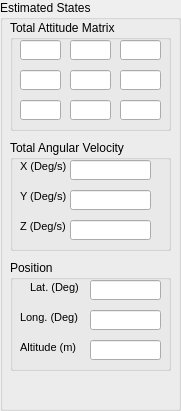
  <widget class="QGroupBox" name="groupBox_estimates">
   <property name="geometry">
    <rect>
     <x>820</x>
     <y>50</y>
     <width>181</width>
     <height>411</height>
    </rect>
   </property>
   <property name="title">
    <string>Estimated States</string>
   </property>
   <widget class="QGroupBox" name="groupBox_TotalAttitudeMatrix">
    <property name="geometry">
     <rect>
      <x>10</x>
      <y>20</y>
      <width>161</width>
      <height>111</height>
     </rect>
    </property>
    <property name="title">
     <string>Total Attitude Matrix</string>
    </property>
    <widget class="QLineEdit" name="ADCS_TotAttMat_11">
     <property name="geometry">
      <rect>
       <x>10</x>
       <y>20</y>
       <width>41</width>
       <height>20</height>
      </rect>
     </property>
    </widget>
    <widget class="QLineEdit" name="ADCS_TotAttMat_12">
     <property name="geometry">
      <rect>
       <x>60</x>
       <y>20</y>
       <width>41</width>
       <height>20</height>
      </rect>
     </property>
    </widget>
    <widget class="QLineEdit" name="ADCS_TotAttMat_13">
     <property name="geometry">
      <rect>
       <x>110</x>
       <y>20</y>
       <width>41</width>
       <height>20</height>
      </rect>
     </property>
    </widget>
    <widget class="QLineEdit" name="ADCS_TotAttMat_21">
     <property name="geometry">
      <rect>
       <x>10</x>
       <y>50</y>
       <width>41</width>
       <height>20</height>
      </rect>
     </property>
    </widget>
    <widget class="QLineEdit" name="ADCS_TotAttMat_22">
     <property name="geometry">
      <rect>
       <x>60</x>
       <y>50</y>
       <width>41</width>
       <height>20</height>
      </rect>
     </property>
    </widget>
    <widget class="QLineEdit" name="ADCS_TotAttMat_23">
     <property name="geometry">
      <rect>
       <x>110</x>
       <y>50</y>
       <width>41</width>
       <height>20</height>
      </rect>
     </property>
    </widget>
    <widget class="QLineEdit" name="ADCS_TotAttMat_31">
     <property name="geometry">
      <rect>
       <x>10</x>
       <y>80</y>
       <width>41</width>
       <height>20</height>
      </rect>
     </property>
    </widget>
    <widget class="QLineEdit" name="ADCS_TotAttMat_32">
     <property name="geometry">
      <rect>
       <x>60</x>
       <y>80</y>
       <width>41</width>
       <height>20</height>
      </rect>
     </property>
    </widget>
    <widget class="QLineEdit" name="ADCS_TotAttMat_33">
     <property name="geometry">
      <rect>
       <x>110</x>
       <y>80</y>
       <width>41</width>
       <height>20</height>
      </rect>
     </property>
    </widget>
   </widget>
   <widget class="QGroupBox" name="groupBox_TotalAngularVelocity">
    <property name="geometry">
     <rect>
      <x>10</x>
      <y>140</y>
      <width>161</width>
      <height>111</height>
     </rect>
    </property>
    <property name="title">
     <string>Total Angular Velocity</string>
    </property>
    <widget class="QLabel" name="label_59">
     <property name="geometry">
      <rect>
       <x>10</x>
       <y>20</y>
       <width>46</width>
       <height>13</height>
      </rect>
     </property>
     <property name="text">
      <string>&lt;!DOCTYPE HTML PUBLIC &quot;-//W3C//DTD HTML 4.0//EN&quot; &quot;http://www.w3.org/TR/REC-html40/strict.dtd&quot;&gt;
&lt;html&gt;&lt;head&gt;&lt;meta name=&quot;qrichtext&quot; content=&quot;1&quot; /&gt;&lt;style type=&quot;text/css&quot;&gt;
p, li { white-space: pre-wrap; }
&lt;/style&gt;&lt;/head&gt;&lt;body style=&quot; font-family:'MS Shell Dlg 2'; font-size:8.25pt; font-weight:400; font-style:normal;&quot;&gt;
&lt;p style=&quot; margin-top:0px; margin-bottom:0px; margin-left:0px; margin-right:0px; -qt-block-indent:0; text-indent:0px;&quot;&gt;&lt;span style=&quot; font-size:8pt;&quot;&gt;X (Deg/s)&lt;/span&gt;&lt;/p&gt;&lt;/body&gt;&lt;/html&gt;</string>
     </property>
    </widget>
    <widget class="QLabel" name="label_60">
     <property name="geometry">
      <rect>
       <x>10</x>
       <y>50</y>
       <width>46</width>
       <height>13</height>
      </rect>
     </property>
     <property name="text">
      <string>&lt;!DOCTYPE HTML PUBLIC &quot;-//W3C//DTD HTML 4.0//EN&quot; &quot;http://www.w3.org/TR/REC-html40/strict.dtd&quot;&gt;
&lt;html&gt;&lt;head&gt;&lt;meta name=&quot;qrichtext&quot; content=&quot;1&quot; /&gt;&lt;style type=&quot;text/css&quot;&gt;
p, li { white-space: pre-wrap; }
&lt;/style&gt;&lt;/head&gt;&lt;body style=&quot; font-family:'MS Shell Dlg 2'; font-size:8.25pt; font-weight:400; font-style:normal;&quot;&gt;
&lt;p style=&quot; margin-top:0px; margin-bottom:0px; margin-left:0px; margin-right:0px; -qt-block-indent:0; text-indent:0px;&quot;&gt;&lt;span style=&quot; font-size:8pt;&quot;&gt;Y (Deg/s)&lt;/span&gt;&lt;/p&gt;&lt;/body&gt;&lt;/html&gt;</string>
     </property>
    </widget>
    <widget class="QLabel" name="label_61">
     <property name="geometry">
      <rect>
       <x>10</x>
       <y>80</y>
       <width>46</width>
       <height>13</height>
      </rect>
     </property>
     <property name="text">
      <string>&lt;!DOCTYPE HTML PUBLIC &quot;-//W3C//DTD HTML 4.0//EN&quot; &quot;http://www.w3.org/TR/REC-html40/strict.dtd&quot;&gt;
&lt;html&gt;&lt;head&gt;&lt;meta name=&quot;qrichtext&quot; content=&quot;1&quot; /&gt;&lt;style type=&quot;text/css&quot;&gt;
p, li { white-space: pre-wrap; }
&lt;/style&gt;&lt;/head&gt;&lt;body style=&quot; font-family:'MS Shell Dlg 2'; font-size:8.25pt; font-weight:400; font-style:normal;&quot;&gt;
&lt;p style=&quot; margin-top:0px; margin-bottom:0px; margin-left:0px; margin-right:0px; -qt-block-indent:0; text-indent:0px;&quot;&gt;&lt;span style=&quot; font-size:8pt;&quot;&gt;Z (Deg/s)&lt;/span&gt;&lt;/p&gt;&lt;/body&gt;&lt;/html&gt;</string>
     </property>
    </widget>
    <widget class="QLineEdit" name="ADCS_TotAngVel_X">
     <property name="geometry">
      <rect>
       <x>60</x>
       <y>20</y>
       <width>81</width>
       <height>20</height>
      </rect>
     </property>
    </widget>
    <widget class="QLineEdit" name="ADCS_TotAngVel_Y">
     <property name="geometry">
      <rect>
       <x>60</x>
       <y>50</y>
       <width>81</width>
       <height>20</height>
      </rect>
     </property>
    </widget>
    <widget class="QLineEdit" name="ADCS_TotAngVel_Z">
     <property name="geometry">
      <rect>
       <x>60</x>
       <y>80</y>
       <width>81</width>
       <height>20</height>
      </rect>
     </property>
    </widget>
   </widget>
   <widget class="QGroupBox" name="groupBox">
    <property name="geometry">
     <rect>
      <x>10</x>
      <y>260</y>
      <width>161</width>
      <height>111</height>
     </rect>
    </property>
    <property name="title">
     <string>Position</string>
    </property>
    <widget class="QLabel" name="label_71">
     <property name="geometry">
      <rect>
       <x>20</x>
       <y>20</y>
       <width>61</width>
       <height>16</height>
      </rect>
     </property>
     <property name="text">
      <string>&lt;!DOCTYPE HTML PUBLIC &quot;-//W3C//DTD HTML 4.0//EN&quot; &quot;http://www.w3.org/TR/REC-html40/strict.dtd&quot;&gt;
&lt;html&gt;&lt;head&gt;&lt;meta name=&quot;qrichtext&quot; content=&quot;1&quot; /&gt;&lt;style type=&quot;text/css&quot;&gt;
p, li { white-space: pre-wrap; }
&lt;/style&gt;&lt;/head&gt;&lt;body style=&quot; font-family:'MS Shell Dlg 2'; font-size:8.25pt; font-weight:400; font-style:normal;&quot;&gt;
&lt;p style=&quot; margin-top:0px; margin-bottom:0px; margin-left:0px; margin-right:0px; -qt-block-indent:0; text-indent:0px;&quot;&gt;&lt;span style=&quot; font-size:8pt;&quot;&gt;Lat. (Deg)&lt;/span&gt;&lt;/p&gt;&lt;/body&gt;&lt;/html&gt;</string>
     </property>
    </widget>
    <widget class="QLineEdit" name="ADCS_Lat">
     <property name="geometry">
      <rect>
       <x>80</x>
       <y>20</y>
       <width>71</width>
       <height>20</height>
      </rect>
     </property>
    </widget>
    <widget class="QLabel" name="label_70">
     <property name="geometry">
      <rect>
       <x>10</x>
       <y>50</y>
       <width>61</width>
       <height>16</height>
      </rect>
     </property>
     <property name="text">
      <string>&lt;!DOCTYPE HTML PUBLIC &quot;-//W3C//DTD HTML 4.0//EN&quot; &quot;http://www.w3.org/TR/REC-html40/strict.dtd&quot;&gt;
&lt;html&gt;&lt;head&gt;&lt;meta name=&quot;qrichtext&quot; content=&quot;1&quot; /&gt;&lt;style type=&quot;text/css&quot;&gt;
p, li { white-space: pre-wrap; }
&lt;/style&gt;&lt;/head&gt;&lt;body style=&quot; font-family:'MS Shell Dlg 2'; font-size:8.25pt; font-weight:400; font-style:normal;&quot;&gt;
&lt;p style=&quot; margin-top:0px; margin-bottom:0px; margin-left:0px; margin-right:0px; -qt-block-indent:0; text-indent:0px;&quot;&gt;&lt;span style=&quot; font-size:8pt;&quot;&gt;Long. (Deg)&lt;/span&gt;&lt;/p&gt;&lt;/body&gt;&lt;/html&gt;</string>
     </property>
    </widget>
    <widget class="QLabel" name="label_72">
     <property name="geometry">
      <rect>
       <x>10</x>
       <y>80</y>
       <width>61</width>
       <height>16</height>
      </rect>
     </property>
     <property name="text">
      <string>&lt;!DOCTYPE HTML PUBLIC &quot;-//W3C//DTD HTML 4.0//EN&quot; &quot;http://www.w3.org/TR/REC-html40/strict.dtd&quot;&gt;
&lt;html&gt;&lt;head&gt;&lt;meta name=&quot;qrichtext&quot; content=&quot;1&quot; /&gt;&lt;style type=&quot;text/css&quot;&gt;
p, li { white-space: pre-wrap; }
&lt;/style&gt;&lt;/head&gt;&lt;body style=&quot; font-family:'MS Shell Dlg 2'; font-size:8.25pt; font-weight:400; font-style:normal;&quot;&gt;
&lt;p style=&quot; margin-top:0px; margin-bottom:0px; margin-left:0px; margin-right:0px; -qt-block-indent:0; text-indent:0px;&quot;&gt;&lt;span style=&quot; font-size:8pt;&quot;&gt;Altitude (m)&lt;/span&gt;&lt;/p&gt;&lt;/body&gt;&lt;/html&gt;</string>
     </property>
    </widget>
    <widget class="QLineEdit" name="ADCS_Alt">
     <property name="geometry">
      <rect>
       <x>80</x>
       <y>80</y>
       <width>71</width>
       <height>20</height>
      </rect>
     </property>
    </widget>
    <widget class="QLineEdit" name="ADCS_Lon">
     <property name="geometry">
      <rect>
       <x>80</x>
       <y>50</y>
       <width>71</width>
       <height>20</height>
      </rect>
     </property>
    </widget>
   </widget>
  </widget>
